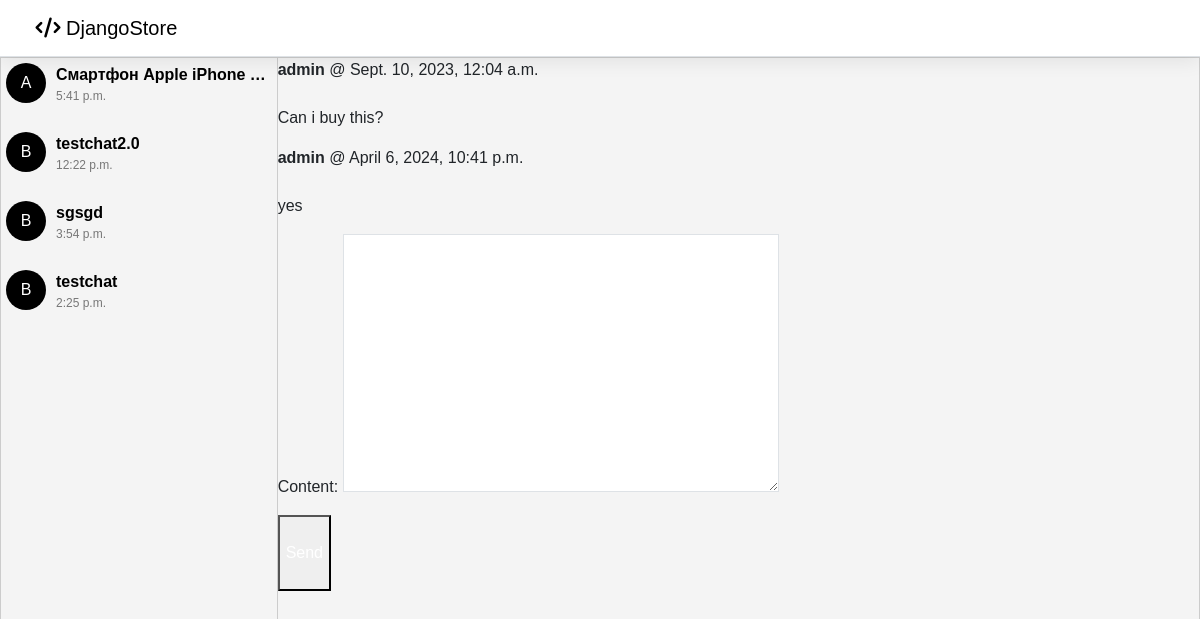
The app's page /messages/8/ (signed in) with its own data.
### e_shop/models.py (models this page shows, shortened)
class Conversation(models.Model):
    item = models.ForeignKey(Product, related_name='conversations', on_delete=models.CASCADE)
    members = models.ManyToManyField(User, related_name='conversations')
    created_at = models.DateTimeField(auto_now_add=True)
    modified_at = models.DateTimeField(auto_now=True)
    class Meta:
        ordering = ('-modified_at',)

class Product(models.Model):
    name = models.CharField(max_length=255)
    description = models.TextField()
    price = models.PositiveIntegerField()
    quantity = models.PositiveSmallIntegerField(default=1)
    image = models.ImageField(upload_to='product/', null=True, blank=True)
    category = models.ForeignKey(Category, on_delete=models.CASCADE)
    seller = models.ForeignKey(User, on_delete=models.CASCADE)
    class Meta:
        verbose_name = 'Продукты'
        verbose_name_plural = 'Продукты'

class ConversationMessage(models.Model):
    conversation = models.ForeignKey(Conversation, related_name='messages', on_delete=models.CASCADE)
    content = models.TextField()
    created_at = models.DateTimeField(auto_now_add=True)
    created_by = models.ForeignKey(User, related_name='created_messages', on_delete=models.CASCADE)

### e_shop/views.py (the view)
# urls.py: path('messages/<int:pk>/', detail, name='detail'),
@login_required
def detail(request, pk):
    conversations = Conversation.objects.filter(members__in=[request.user.id])
    conversation = Conversation.objects.filter(members__in=[request.user.id]).get(pk=pk)
    if request.method == 'POST':
        form = ConversationMessageForm(request.POST)
        if form.is_valid():
            conversation_message = form.save(commit=False)
            conversation_message.conversation = conversation
            conversation_message.created_by = request.user
            conversation_message.save()
            conversation.save()
            return redirect('detail', pk=pk)
    else:
        form = ConversationMessageForm()
    return render(request, 'messagedetail.html', {
        'conversations': conversations,
        'conversation': conversation,
        'form': form,
    })

### e_shop/forms.py
class ConversationMessageForm(forms.ModelForm):
    class Meta:
        model = ConversationMessage
        fields = ('content',)
        widgets = {
            'content': forms.Textarea(attrs={
                'class': 'w-full py-2 px-4 rounded-xl border'
            })
        }

### templates/messagedetail.html (shortened to what this page needs)
{% extends 'base.html' %}
{% block content %}
    <div class="space-y-6">
        <div class="chat-container">
            <div class="chat-content">
                <div class="chat-list" id="chatList">
                    {% for conversation in conversations %}
                    <a href="{% url 'detail' conversation.id %}" style="text-decoration: none;">
                        <div class="p-6 flex bg-gray-100 rounded-xl" style="padding: 5px;">
                        {% for member in conversation.members.all %}
                            {% if member != request.user %}
                            <div class="user-avatar" style="color: white; float: left;">{{ member.username.0 }}</div>
                            <div class="user-name">{{ conversation.item.name }}</div>
                            <div class="message-time">{{ conversation.modified_at.time }}</div>
                            <p style="width: 100%; height: 1px; color: gray;"></p>
                            {% endif %}
                        {% endfor %}
                        </div>
                    </a>
                    {% endfor %}
                </div>
                <div style="overflow: auto; width: 100%;">
                    <div class="space-y-6">
                        {% for message in conversation.messages.all %}
                            <div class="p-6 flex {% if message.created_by == request.user %}bg-blue-100{% else %}bg-gray-100{% endif %} rounded-xl">
                                <div>
                                    <p class="mb-4"><strong>{{ message.created_by.username }}</strong> @ {{ message.created_at }}</p>
                                    <p>{{ message.content }}</p>
                                </div>
                            </div>
                        {% endfor %}
                    </div>
                    <form method="post" action="." class="mt-6" style="height: 10px;">
                        {{ form.as_p }}
                        <button class="py-4 px-8 text-lg bg-sky-500 hover:bg-sky-700 rounded-xl text-white">Send</button>
                    </form>
                </div>
            </div>
        </div>
    </div>
{% endblock %}

### static/main.css (style rules this page uses)
body { background-color: #f5f5f5; }

### templates/messagedetail.html (style rules this page uses)
body { font-family: Arial, sans-serif; margin: 0; padding: 0; background-color: #f4f4f4; }
.chat-container { display: flex; flex-direction: column; height: 100vh; border: 1px solid #ccc; overflow: hidden; }
.chat-content { display: flex; flex: 1; }
.chat-list { width: 30%; border-right: 1px solid #ccc; overflow-y: auto; }
.user-avatar { border-radius: 50%; width: 40px; height: 40px; margin-right: 10px; background-color: #000; color: #fff; display: flex; justify-content: center; align-items: center; }
.user-name { font-weight: bold; color: #000; height: 24px; white-space: nowrap; overflow: hidden; text-overflow: ellipsis; }
.message-time { font-size: 12px; color: #777; }

### records on screen
Conversation: item.name "Смартфон Apple iPhone…", modified_at.time "5:41 p.m."
Conversation: item.name "testchat2.0", modified_at.time "12:22 p.m."
Conversation: item.name "sgsgd", modified_at.time "3:54 p.m."
Conversation: item.name "testchat", modified_at.time "2:25 p.m."
ConversationMessage: created_by.username "admin", created_at "Sept. 10, 2023, 12:04 a.m.", content "Can i buy this?"
ConversationMessage: created_by.username "admin", created_at "April 6, 2024, 10:41 p.m.", content "yes"

### other values on screen
{{ member.username.0 }} "A"
{{ member.username.0 }} "B"
